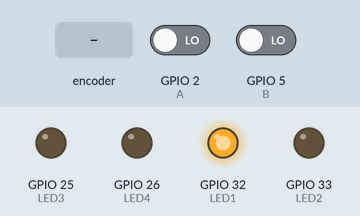
A program run on a simulated ESP32. Parts: output pins drawn as LEDs (lit = HIGH). Dashed ring = blinking. The test bench sets the inputs (shaded band); at power-on: GPIO 2 (A) LOW, GPIO 5 (B) LOW.

Above: at 1.2 s.
1.3 s: rotary encoder on GPIO 2 (A) / GPIO 5 (B) turned 3 steps (first pin leading)
At 1.56 s:
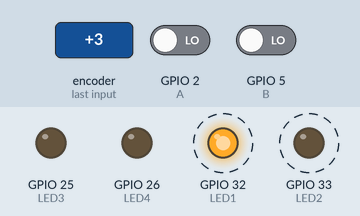
Timing chart, 0 to 4.3 s (numbered marks = the images above; inputs shaded):
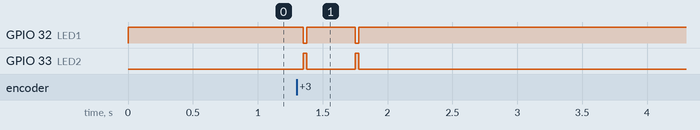

The program:

main.cpp
```cpp
#include <Arduino.h>
#include <iostream>

#define STATE1 1
#define STATE2 2
#define STATE3 3
#define STATE4 4

#define EVENT_A 11
#define EVENT_B 12

#define LED1 32
#define LED2 33
#define LED3 25
#define LED4 26
#define A 2
#define B 5

int state = STATE1;
int sinyalA = 0, sinyalB = 0;
int tombolA = 0, tombolB = 0;
int last_tombolA = 0, last_tombolB = 0;
int last_sinyalA = 0, last_sinyalB = 0;

hw_timer_t *My_timer = NULL;

int input_test_value = 0;
int last_input = 0;
int output = 0;
unsigned long timeA = 0, last_timeA = 0, timeB = 0, last_timeB = 0;

void IRAM_ATTR change_tombol(){
  tombolA = digitalRead(A);
  tombolB = digitalRead(B);
}

void debounce_and_edgeDetectionA(int input){
  timeA = millis();
  if(input == 1 && last_tombolA == 0 && timeA-last_timeA > 250){ //rising detection
     sinyalA = !sinyalA;
     last_timeA = timeA;
  }
  last_tombolA = input;
}

void debounce_and_edgeDetectionB(int input){
  timeB = millis();
  if(input == 1 && last_tombolB == 0 && timeB-last_timeB > 250){ //rising detection
     sinyalB = !sinyalB;
     last_timeB = timeB;
  }
  last_tombolB = input;
}

void fsm(int sinA, int sinB){
  switch (state){
    case STATE1: {
        digitalWrite(LED1,HIGH);
        digitalWrite(LED2,LOW);
        digitalWrite(LED3,LOW);
        digitalWrite(LED4,LOW);
        if(sinA != last_sinyalA){
          state = STATE2;
          last_sinyalA = sinyalA;
        }
        if(sinB != last_sinyalB){
          state = STATE4;
          last_sinyalB = sinyalB;
        }
        break;
      }
    case STATE2: {
        digitalWrite(LED1,LOW);
        digitalWrite(LED2,HIGH);
        digitalWrite(LED3,LOW);
        digitalWrite(LED4,LOW);
        if(sinA != last_sinyalA){
          state = STATE3;
          last_sinyalA = sinyalA;
        }
        if(sinB != last_sinyalB){
          state = STATE1;
          last_sinyalB = sinyalB;
        }
        break;
      }
    case STATE3: {
        digitalWrite(LED1,LOW);
        digitalWrite(LED2,LOW);
        digitalWrite(LED3,HIGH);
        digitalWrite(LED4,LOW);
        if(sinA != last_sinyalA){
          state = STATE4;
          last_sinyalA = sinyalA;
        }
        if(sinB != last_sinyalB){
          state = STATE2;
          last_sinyalB = sinyalB;
        }
        break;
      }
    case STATE4: {
        digitalWrite(LED1,LOW);
        digitalWrite(LED2,LOW);
        digitalWrite(LED3,LOW);
        digitalWrite(LED4,HIGH);
        if(sinA != last_sinyalA){
          state = STATE1;
          last_sinyalA = sinyalA;
        }
        if(sinB != last_sinyalB){
          state = STATE3;
          last_sinyalB = sinyalB;
        }
        break;
      }
    default: {
        break;
      }
  }
}

void setup(){
  My_timer = timerBegin(0, 80, true); //Prescaler 80, base clock 80 MHz
  timerAttachInterrupt(My_timer, &change_tombol, true);
  timerAlarmWrite(My_timer, 100, true);
  timerAlarmEnable(My_timer);
  pinMode(LED1, OUTPUT);
  pinMode(LED2, OUTPUT);
  pinMode(LED3, OUTPUT);
  pinMode(LED4, OUTPUT);
}
void loop(){
  debounce_and_edgeDetectionA(tombolA);
  debounce_and_edgeDetectionB(tombolB);
  fsm(sinyalA, sinyalB);
}
```

Measured:
- after the input at 1.3 s, GPIO 32 (LED1): alternates HIGH for 0.37 s and LOW for 0.03 s, 4 changes in all, then stays HIGH, starting after 0.05 s; GPIO 33 (LED2): alternates HIGH for 0.03 s and LOW for 0.37 s, 4 changes in all, then stays LOW, starting after 0.05 s
